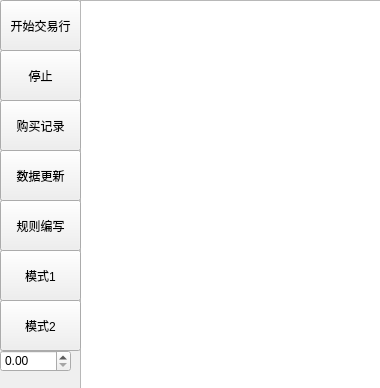
<?xml version="1.0" encoding="UTF-8"?>
<ui version="4.0">
 <class>Form</class>
 <widget class="QWidget" name="Form">
  <property name="geometry">
   <rect>
    <x>0</x>
    <y>0</y>
    <width>380</width>
    <height>388</height>
   </rect>
  </property>
  <property name="sizePolicy">
   <sizepolicy hsizetype="Expanding" vsizetype="Expanding">
    <horstretch>0</horstretch>
    <verstretch>0</verstretch>
   </sizepolicy>
  </property>
  <property name="maximumSize">
   <size>
    <width>380</width>
    <height>388</height>
   </size>
  </property>
  <property name="windowTitle">
   <string>Form</string>
  </property>
  <widget class="QPushButton" name="pushButton">
   <property name="geometry">
    <rect>
     <x>0</x>
     <y>0</y>
     <width>81</width>
     <height>51</height>
    </rect>
   </property>
   <property name="text">
    <string>开始交易行</string>
   </property>
  </widget>
  <widget class="QTextEdit" name="textEdit">
   <property name="geometry">
    <rect>
     <x>80</x>
     <y>0</y>
     <width>301</width>
     <height>391</height>
    </rect>
   </property>
   <property name="maximumSize">
    <size>
     <width>311</width>
     <height>391</height>
    </size>
   </property>
  </widget>
  <widget class="QPushButton" name="pushButton_2">
   <property name="geometry">
    <rect>
     <x>0</x>
     <y>50</y>
     <width>81</width>
     <height>51</height>
    </rect>
   </property>
   <property name="text">
    <string>停止</string>
   </property>
  </widget>
  <widget class="QPushButton" name="pushButton_3">
   <property name="geometry">
    <rect>
     <x>0</x>
     <y>100</y>
     <width>81</width>
     <height>51</height>
    </rect>
   </property>
   <property name="text">
    <string>购买记录</string>
   </property>
  </widget>
  <widget class="QPushButton" name="pushButton_4">
   <property name="geometry">
    <rect>
     <x>0</x>
     <y>150</y>
     <width>81</width>
     <height>51</height>
    </rect>
   </property>
   <property name="text">
    <string>数据更新</string>
   </property>
  </widget>
  <widget class="QPushButton" name="pushButton_5">
   <property name="geometry">
    <rect>
     <x>0</x>
     <y>200</y>
     <width>81</width>
     <height>51</height>
    </rect>
   </property>
   <property name="text">
    <string>规则编写</string>
   </property>
  </widget>
  <widget class="QPushButton" name="pushButton_6">
   <property name="geometry">
    <rect>
     <x>0</x>
     <y>250</y>
     <width>81</width>
     <height>51</height>
    </rect>
   </property>
   <property name="text">
    <string>模式1</string>
   </property>
  </widget>
  <widget class="QPushButton" name="pushButton_7">
   <property name="geometry">
    <rect>
     <x>0</x>
     <y>300</y>
     <width>81</width>
     <height>51</height>
    </rect>
   </property>
   <property name="text">
    <string>模式2</string>
   </property>
  </widget>
  <widget class="QDoubleSpinBox" name="doubleSpinBox">
   <property name="geometry">
    <rect>
     <x>0</x>
     <y>350</y>
     <width>71</width>
     <height>22</height>
    </rect>
   </property>
  </widget>
 </widget>
 <resources/>
 <connections/>
</ui>
